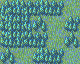

The image is a tile-based game level rendered from a .tmx file. Its description and complete source (layers, tilesets, objects, tile grids) follow:
An orthogonal 5x4 tile map with 16x16 px tiles, 1 tile layer (Tile Layer 1).

<map version="1.4" tiledversion="2021.01.13" orientation="orthogonal" renderorder="right-down" width="5" height="4" tilewidth="16" tileheight="16" infinite="0" nextlayerid="2" nextobjectid="1">
 <tileset firstgid="1" name="UpdatedVillage.png" tilewidth="16" tileheight="16" tilecount="1024" columns="32">
  <image source="UpdatedVillage.png" trans="ffffff" width="512" height="512" />
 </tileset>
 <layer id="1" name="Tile Layer 1" width="5" height="4">
  <data encoding="csv">
417,418,514,515,289,
449,451,420,290,452,
481,482,515,290,420,
420,321,513,515,226
</data>
 </layer>
</map>
